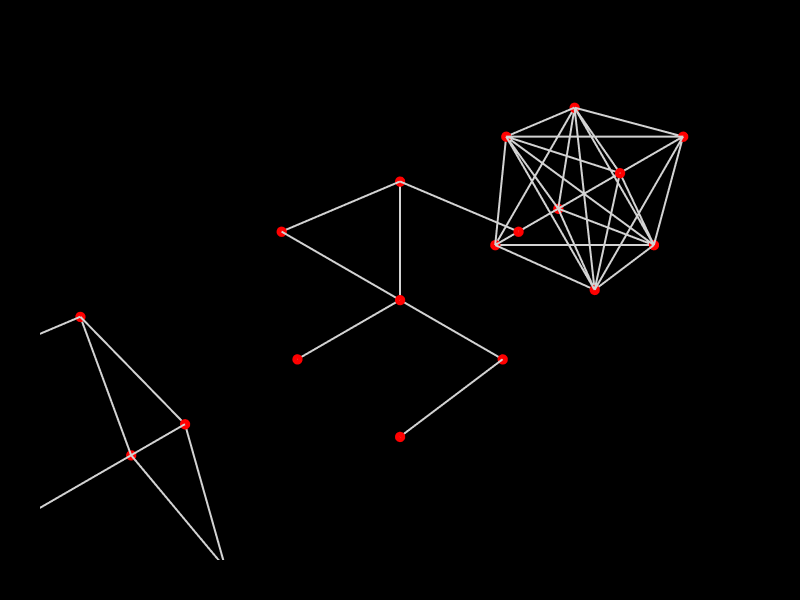

The notebook cell this image was saved under:
### Markdown cell above
### //13a Minimum Spanning Tree
> MST demonstrated on a simple 3-prism graph — too computationally expensive on the full grid.

### Code cell
cc1 = CellComplex.Prism()
cc2 = Topology.Translate(cc1, 1.1, 0, 0)
cc3 = Topology.Translate(cc2, 1.1, 0, 0)
g1 = Graph.ByTopology(cc1)
g2 = Graph.ByTopology(cc2)
g3 = Graph.ByTopology(cc3)
g2 = Graph.MinimumSpanningTree(g2)
g3 = Graph.Complete(g3)
Topology.Show(g1, g2, g3,
              vertexSize=12,
              vertexColor="red",
              edgeColor="lightgrey",
              edgeWidth=4,
              backgroundColor="black",
              width=800,
              height=600,
              renderer=renderer)

### Figure 1 — Plotly figure (JSON) as saved in the notebook; plotly's stock layout.template omitted (floating-point values rounded to 4 significant figures)
{"data": [{"hoverinfo": "text", "legendgroup": "2", "legendrank": 2, "line": {"color": "lightgrey", "dash": "solid", "width": 4}, "marker": {"size": 0}, "mode": "lines", "name": "1: Untitled Graph (Edges)", "showlegend": false, "text": "", "type": "scatter3d", "x": [-0.25, 0.25, null, -0.25, -0.25, null, -0.25, -0.25, null, -0.25, 0.25, null, -0.25, -0.25, null, 0.25, 0.25, null, 0.25, 0.25, null, 0.25, 0.25, null, -0.25, -0.25, null, -0.25, 0.25, null, 0.25, 0.25, null, -0.25, 0.25, null], "y": [0.25, 0.25, null, 0.25, 0.25, null, 0.25, -0.25, null, -0.25, -0.25, null, -0.25, -0.25, null, 0.25, -0.25, null, 0.25, 0.25, null, -0.25, -0.25, null, 0.25, -0.25, null, 0.25, 0.25, null, 0.25, -0.25, null, -0.25, -0.25, null], "z": [-0.25, -0.25, null, -0.25, 0.25, null, -0.25, -0.25, null, -0.25, -0.25, null, -0.25, 0.25, null, -0.25, -0.25, null, -0.25, 0.25, null, -0.25, 0.25, null, 0.25, 0.25, null, 0.25, 0.25, null, 0.25, 0.25, null, 0.25, 0.25, null]}, {"customdata": ["", "", "", "", "", "", "", ""], "hoverinfo": "text", "hovertemplate": ["Click ", "Click ", "Click ", "Click ", "Click ", "Click ", "Click ", "Click "], "hovertext": ["", "", "", "", "", "", "", ""], "legendgroup": "1", "legendrank": 1, "marker": {"color": ["#FF0000", "#FF0000", "#FF0000", "#FF0000", "#FF0000", "#FF0000", "#FF0000", "#FF0000"], "line": {"width": 0}, "opacity": 1, "size": [12, 12, 12, 12, 12, 12, 12, 12], "sizemode": "diameter", "symbol": "circle"}, "mode": "markers", "name": "1: Untitled Graph (Vertices)", "showlegend": false, "text": ["", "", "", "", "", "", "", ""], "type": "scatter3d", "x": [-0.25, -0.25, 0.25, 0.25, -0.25, 0.25, -0.25, 0.25], "y": [0.25, -0.25, 0.25, -0.25, 0.25, 0.25, -0.25, -0.25], "z": [-0.25, -0.25, -0.25, -0.25, 0.25, 0.25, 0.25, 0.25]}, {"hoverinfo": "text", "legendgroup": "6", "legendrank": 6, "line": {"color": "lightgrey", "dash": "solid", "width": 4}, "marker": {"size": 0}, "mode": "lines", "name": "2: Untitled Graph (Edges)", "showlegend": false, "text": "", "type": "scatter3d", "x": [1.35, 1.35, null, 1.35, 1.35, null, 0.85, 1.35, null, 0.85, 1.35, null, 1.35, 1.35, null, 0.85, 0.85, null, 0.85, 1.35, null], "y": [0.25, 0.25, null, 0.25, -0.25, null, 0.25, 0.25, null, 0.25, 0.25, null, 0.25, -0.25, null, 0.25, -0.25, null, -0.25, -0.25, null], "z": [-0.25, 0.25, null, -0.25, -0.25, null, -0.25, -0.25, null, 0.25, 0.25, null, 0.25, 0.25, null, 0.25, 0.25, null, -0.25, -0.25, null]}, {"customdata": ["", "", "", "", "", "", "", ""], "hoverinfo": "text", "hovertemplate": ["Click ", "Click ", "Click ", "Click ", "Click ", "Click ", "Click ", "Click "], "hovertext": ["", "", "", "", "", "", "", ""], "legendgroup": "5", "legendrank": 5, "marker": {"color": ["#FF0000", "#FF0000", "#FF0000", "#FF0000", "#FF0000", "#FF0000", "#FF0000", "#FF0000"], "line": {"width": 0}, "opacity": 1, "size": [12, 12, 12, 12, 12, 12, 12, 12], "sizemode": "diameter", "symbol": "circle"}, "mode": "markers", "name": "2: Untitled Graph (Vertices)", "showlegend": false, "text": ["", "", "", "", "", "", "", ""], "type": "scatter3d", "x": [1.35, 1.35, 0.85, 0.85, 0.85, 1.35, 1.35, 0.85], "y": [0.25, 0.25, 0.25, -0.25, 0.25, -0.25, -0.25, -0.25], "z": [-0.25, 0.25, 0.25, -0.25, -0.25, 0.25, -0.25, 0.25]}, {"hoverinfo": "text", "legendgroup": "10", "legendrank": 10, "line": {"color": "lightgrey", "dash": "solid", "width": 4}, "marker": {"size": 0}, "mode": "lines", "name": "3: Untitled Graph (Edges)", "showlegend": false, "text": "", "type": "scatter3d", "x": [1.95, 2.45, null, 1.95, 2.45, null, 1.95, 2.45, null, 1.95, 2.45, null, 1.95, 1.95, null, 1.95, 1.95, null, 1.95, 1.95, null, 1.95, 2.45, null, 1.95, 2.45, null, 1.95, 2.45, null, 1.95, 2.45, null, 1.95, 1.95, null, 1.95, 1.95, null, 2.45, 2.45, null, 2.45, 2.45, null, 2.45, 2.45, null, 2.45, 1.95, null, 2.45, 1.95, null, 1.95, 2.45, null, 1.95, 2.45, null, 1.95, 2.45, null, 1.95, 1.95, null, 1.95, 2.45, null, 1.95, 2.45, null, 1.95, 2.45, null, 2.45, 2.45, null, 2.45, 2.45, null, 2.45, 2.45, null], "y": [-0.25, -0.25, null, -0.25, 0.25, null, -0.25, -0.25, null, -0.25, 0.25, null, 0.25, -0.25, null, -0.25, -0.25, null, -0.25, 0.25, null, 0.25, -0.25, null, 0.25, 0.25, null, 0.25, -0.25, null, 0.25, 0.25, null, 0.25, -0.25, null, 0.25, 0.25, null, 0.25, -0.25, null, 0.25, -0.25, null, 0.25, 0.25, null, 0.25, -0.25, null, 0.25, 0.25, null, 0.25, -0.25, null, 0.25, -0.25, null, 0.25, 0.25, null, 0.25, -0.25, null, -0.25, -0.25, null, -0.25, -0.25, null, -0.25, 0.25, null, 0.25, -0.25, null, 0.25, -0.25, null, -0.25, -0.25, null], "z": [0.25, -0.25, null, 0.25, 0.25, null, 0.25, 0.25, null, 0.25, -0.25, null, 0.25, 0.25, null, -0.25, 0.25, null, 0.25, -0.25, null, 0.25, -0.25, null, 0.25, 0.25, null, 0.25, 0.25, null, 0.25, -0.25, null, 0.25, -0.25, null, -0.25, 0.25, null, 0.25, -0.25, null, 0.25, 0.25, null, -0.25, 0.25, null, 0.25, -0.25, null, 0.25, -0.25, null, -0.25, -0.25, null, -0.25, 0.25, null, -0.25, -0.25, null, -0.25, -0.25, null, -0.25, -0.25, null, -0.25, 0.25, null, -0.25, -0.25, null, -0.25, -0.25, null, -0.25, 0.25, null, -0.25, 0.25, null]}, {"customdata": ["", "", "", "", "", "", "", ""], "hoverinfo": "text", "hovertemplate": ["Click ", "Click ", "Click ", "Click ", "Click ", "Click ", "Click ", "Click "], "hovertext": ["", "", "", "", "", "", "", ""], "legendgroup": "9", "legendrank": 9, "marker": {"color": ["#FF0000", "#FF0000", "#FF0000", "#FF0000", "#FF0000", "#FF0000", "#FF0000", "#FF0000"], "line": {"width": 0}, "opacity": 1, "size": [12, 12, 12, 12, 12, 12, 12, 12], "sizemode": "diameter", "symbol": "circle"}, "mode": "markers", "name": "3: Untitled Graph (Vertices)", "showlegend": false, "text": ["", "", "", "", "", "", "", ""], "type": "scatter3d", "x": [1.95, 1.95, 2.45, 1.95, 1.95, 2.45, 2.45, 2.45], "y": [-0.25, 0.25, 0.25, 0.25, -0.25, 0.25, -0.25, -0.25], "z": [0.25, 0.25, 0.25, -0.25, -0.25, -0.25, 0.25, -0.25]}], "layout": {"autosize": true, "height": 600, "margin": {"b": 40, "l": 40, "r": 40, "t": 40}, "paper_bgcolor": "#000000", "plot_bgcolor": "#000000", "scene": {"aspectmode": "data", "camera": {"center": {"x": 0, "y": 0, "z": 0}, "eye": {"x": -1.25, "y": -1.25, "z": 1.25}, "projection": {"type": "perspective"}, "up": {"x": 0, "y": 0, "z": 1}}, "xaxis": {"visible": false}, "yaxis": {"visible": false}, "zaxis": {"visible": false}}, "showlegend": true, "width": 800, "xaxis": {"showgrid": false, "visible": false, "zeroline": false}, "yaxis": {"showgrid": false, "visible": false, "zeroline": false}}}
